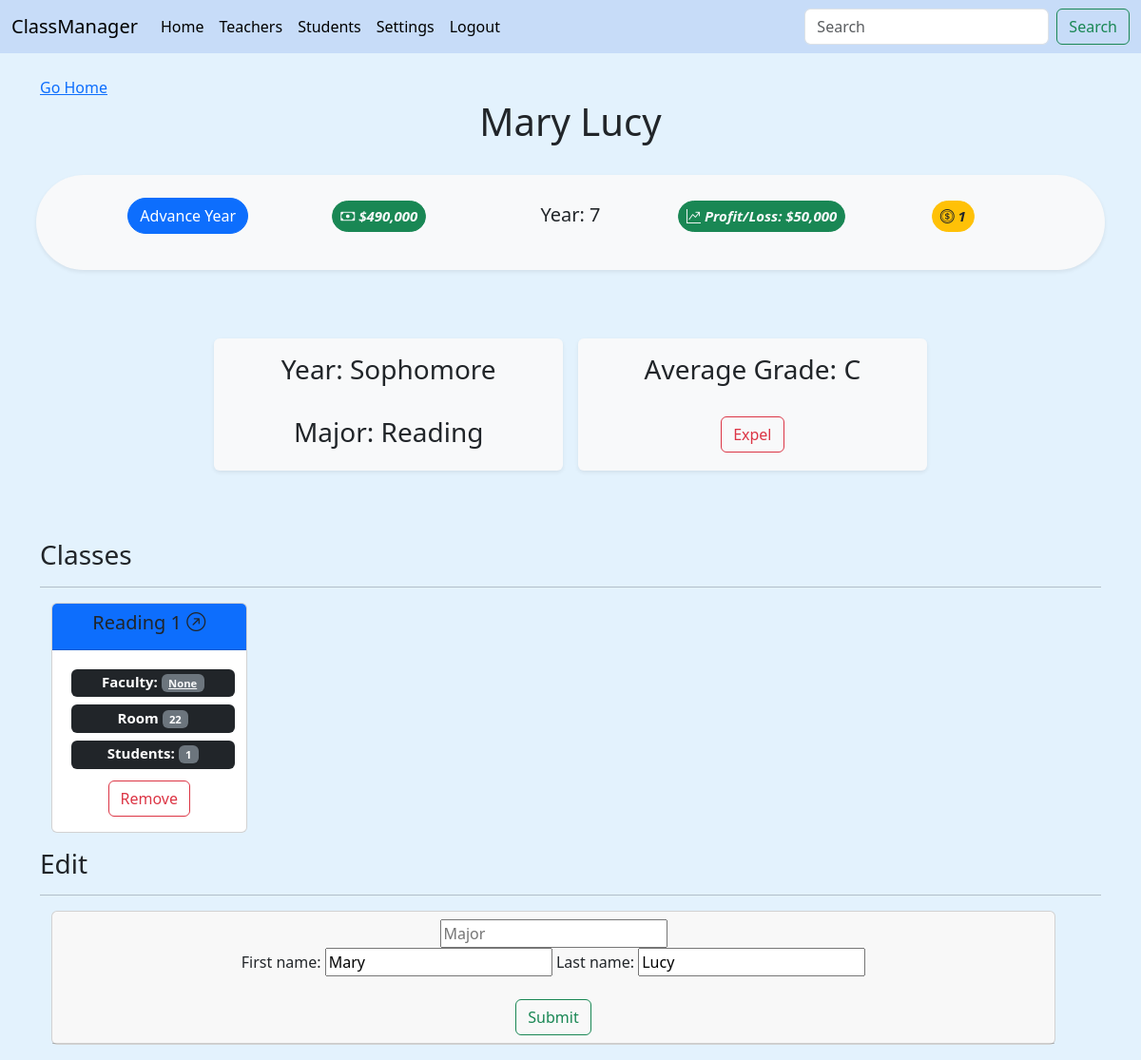
/student/7 (signed in), run on the app's committed database.
### main/models.py (models this page shows, shortened)
class Student(models.Model):
    school = models.ForeignKey(School, on_delete=models.CASCADE, blank=True, null=True)
    first_name = models.CharField(max_length=50)
    last_name = models.CharField(max_length=50)
    major = models.ForeignKey(Subject, on_delete=models.CASCADE, blank=True, null=True)
    year = models.IntegerField(validators=[MinValueValidator(0), MaxValueValidator(4)], blank=True, null=True, default=1)
    average_grade = models.FloatField(validators=[MinValueValidator(0), MaxValueValidator(100)], default='70')
    def __str__(self):
        return (
                f"{self.first_name+' '+self.last_name}"
        )
    def getYear(self):
        if self.year == 1:
            return 'Freshman'
        elif self.year == 2:
            return 'Sophomore'
        elif self.year == 3:
            return 'Junior'
        else:
            return 'Senior'
    def getLetterGrade(self):
        if self.average_grade >= 90:
            return 'A'
        elif self.average_grade >= 80:
            return 'B'
        elif self.average_grade >= 70:
            return 'C'
        elif self.average_grade >= 60:
            return 'D'
        else:
            return 'F'

class School(AbstractUser):
    name = models.CharField(max_length=30, default="My New School")
    year = models.IntegerField(default=1)
    actionTokens = models.IntegerField(default=3)
    money = models.IntegerField(validators=[MinValueValidator(0), MaxValueValidator(1000000000)], blank=True, null=True, default=500000)
    tuition = models.IntegerField(validators=[MinValueValidator(0), MaxValueValidator(100000)], blank=True, null=True, default=50000)
    def checkTokens(self):
        return self.actionTokens

class Subject(models.Model):
    school = models.ForeignKey(School, on_delete=models.CASCADE, blank=True, null=True)
    name = models.CharField(max_length=60)
    class Meta:
        constraints = [
            models.UniqueConstraint(fields=['school', 'name'], name='unique subject')
        ]
    def __str__(self):
        return (
                f"{self.name}"
        )

class Class(models.Model):
    school = models.ForeignKey(School, on_delete=models.CASCADE, blank=True, null=True)
    name = models.CharField(max_length=60)
    building = models.ForeignKey(Subject, on_delete=models.CASCADE, blank=True, null=True)
    room = models.IntegerField(validators=[MinValueValidator(0), MaxValueValidator(1000)], blank=False, null=True)
    teacher = models.ForeignKey(Teacher, related_name="taught_by", on_delete=models.SET_NULL, blank=True, null=True)
    students = models.ManyToManyField(Student, related_name="taken_by", blank=True)
    class Meta:
        constraints = [
            models.UniqueConstraint(fields=['school', 'name'], name='unique class')
        ]
    def __str__(self):
        return (
                f"{self.name}"
        )

### main/views.py (the view, shortened to what this page needs)
# urls.py: path('student/<int:pk>', views.student, name='student'),
@login_required(login_url="main:login_view")
def student(request, pk):
    school = get_object_or_404(School, id=request.user.id)
    subjects = Subject.objects.filter(school_id=school.id)
    student = get_object_or_404(Student, school_id=school.id, id=pk)
    classes = Class.objects.filter(school_id=school.id)
    studentForm = StudentForm(instance=student)
    costs = computeFinancials(school)
    return render(request, "main/student.html", {
        'school': school,
        'student': student,
        'classes': classes,
        'subjects': subjects,
        'form': studentForm,
        'costs': costs,
    })

### main/forms.py
class StudentForm(forms.ModelForm):
    class Meta:
        model = Student
        fields = '__all__'
        exclude = ['school', 'major', 'year', 'average_grade']

### main/gameFunctions.py (called while the page is built)
def computeFinancials(school):
    teachers = Teacher.objects.filter(school_id=school.id)
    studentCount = Student.objects.filter(school_id=school.id).count()
    tuition = school.tuition
    profit = tuition*studentCount
    losses = sum(teacher.salary for teacher in teachers)
    return profit-losses

### main/templates/main/student.html (shortened to what this page needs)
{% extends "main/base.html" %}
{% block content %}
{% load static %}
{% if request.user.is_authenticated %}
<a href="{% url 'main:home' %}">Go Home</a>
<h1>
  <center>{{student|title}}</center>
</h1>
<br>
{% include 'main/menubar.html' %}
<br>
<div class="container text-center">
  <div class="row g-2 justify-content-center">
    <div class="col-4 m-2 shadow-sm p-3 mb-5 bg-body-tertiary rounded bg-light">
      <h3>Year: {{student.getYear}}</h3>
      <br />
      <h3>Major: {{student.major}}</h3>
    </div>
    <div
      class="col-4 m-2 shadow-sm p-3 mb-5 bg-body-tertiary rounded bg-light align-items-center justify-content-center">
      <h3>Average Grade: {{student.getLetterGrade}}</h3>
      <br>
      <a href="{% url 'main:delete' student.id 'student' %}">
        <button type="button" class="btn btn-outline-danger">Expel</button>
      </a>
    </div>
  </div>
</div>
<br />
<h3>Classes</h3>
<hr>
<div id="class-container" class="container overflow-hidden text-center">
  <div class="row row-cols-2 row-cols-lg-5 g-2 g-lg-3">
    {% for class in classes %} {% if student in class.students.all %}
    <div class="col-2">
      <div id="{{class.id}}" class="card mb-3" style="max-width: 18rem;">
        <div class="card-header bg-primary">
          <h5><a class="title-header link-dark bg-primary fw-medium"
              href="{% url 'main:class' class.name %}">{{class|capfirst}} <i
                class="bi bi-arrow-up-right-circle"></i></a></h5>
        </div>
        <div class="card-body">
          <h5 class="card-title">
            <span style="width: 100%;" class="m-1 badge bg-dark">Faculty: <span class="badge bg-secondary"> <a
                  class="col-header link-light" href="{% url 'main:teacher' class.teacher.id %}">{{class.teacher}}</a></span></span>
            <br />
            <span style="width: 100%;" class="m-1 badge bg-dark">Room <span class="badge bg-secondary"> {{class.room}}</span></span>
            <br />
            <span style="width: 100%;" class="m-1 badge bg-dark">Students: <span class="badge bg-secondary"> {{class.students.count }}</span></span>
          </h5>
          <a href="{% url 'main:delete' class.id 'class' %}">
            <button type="button" class="btn btn-outline-danger">Remove</button>
          </a>
        </div>
      </div>
    </div>
    {% endif %} {% endfor %}
  </div>
</div>
<h3>Edit</h3>
<hr>
<div id="student-container" class="container overflow-hidden text-center">
  <div class="row row-cols-2 row-cols-lg-5 g-2 g-lg-3">
    <div id="edit_student" class="col-2">
      <div class="card mb-3" style="width: 88vw;">
        <div class="card-header">
          <form method="POST" action="">
            <input name="major" placeholder="Major" list="majorList" />
              <br />
            {{form}}
            <br>
            <br>
            <button class="btn btn-outline-success" type="Submit">Submit</button>
          </form>
        </div>
      </div>
    </div>
  </div>
</div>
{% endif %} {% endblock %}

### main/templates/main/menubar.html (shortened to what this page needs)
{% load humanize %}
<div class="row g-2 text-center">
    <div class="badge rounded-pill bg-light text-dark shadow-sm p-3 mb-5 bg-body-tertiary rounded">
    <a class="col-2 m-2 d-inline-flex justify-content-center title-header" href="{% url 'main:nextYear' %}"><button type="button"
        class="btn btn-primary rounded-pill">Advance Year</button></a>
    <h5 class="col-2 m-2 d-inline-flex justify-content-center"><p class="btn btn-success badge rounded-pill text-light token-display float-center p-2" data-bs-toggle="tooltip" data-bs-title="Cash: Your current cash earned from student tuition to allocate toward school operations!"><i class="bi bi-cash">  ${{school.money|intcomma}}</i></p></h5>
    <h5 class="col-2 m-2 d-inline-flex justify-content-center">Year: {{school.year}}</h5>
    <h5 class="col-2 m-2 d-inline-flex justify-content-center"><p class="btn btn-success badge rounded-pill text-light token-display float-center p-2" data-bs-toggle="tooltip" data-bs-title="Profit/Loss: Expected profit or loss at the end of the year!"><i class="bi bi-graph-up-arrow">  Profit/Loss: ${{costs|intcomma}}</i></p></h5>
    <h5 class="col-2 m-2 d-inline-flex justify-content-center"><p class="btn btn-warning badge rounded-pill text-dark token-display float-center p-2" data-bs-toggle="tooltip" data-bs-title="Action Tokens: Creation/training of teachers and students require action tokens!"><i class="bi bi-coin">
        {{school.checkTokens}}</i></p></h5>
  </div></div>

### main/static/main/styles.css (style rules this page uses)
.title-header { text-decoration: none; }
.col-header { text-decoration: underline; }

### data on the page
Student: first_name+last_name "Mary Lucy", getYear "Sophomore", major "Reading", getLetterGrade "C", first_name "Mary", last_name "Lucy"
School: money "490,000", year "7", checkTokens "1"
Class: name "Reading 1", teacher "None", room "22", students.count "1"

### other printed values
{{ costs|intcomma }} "50,000"
